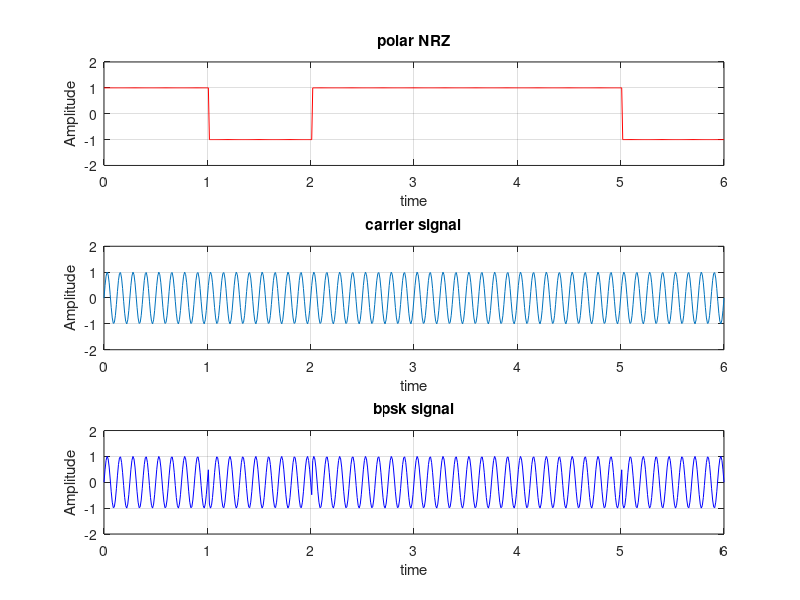

Write MATLAB code to recreate this figure.
clc;clear all;
n=randi([0 1],1,6);
for i=1:length(n)
 if n(i)==1
  d(i)=1
 else
  d(i)=-1;
 end
end
i=1;
t=0:0.01:length(n);
for j=1:length(t)
   if t(j)<=i
     y(j)=d(i);
   else
    y(j)=d(i);
 i+=1;
  end
end

subplot(3,1,1);
plot(t,y,'r');
grid on;
axis([0 6 -2 2]);
xlabel('time');ylabel('Amplitude');title('polar NRZ');


z=sin(2*pi*8*t);
subplot(3,1,2)
plot(t,z);
grid on;
axis([0 6 -2 2]);
xlabel('time');ylabel('Amplitude');title('carrier signal');

x=z.*y;
subplot(3,1,3)
plot(t,x,'b');grid on;
axis([0 6 -2 2]);
xlabel('time');ylabel('Amplitude');title('bpsk signal');
